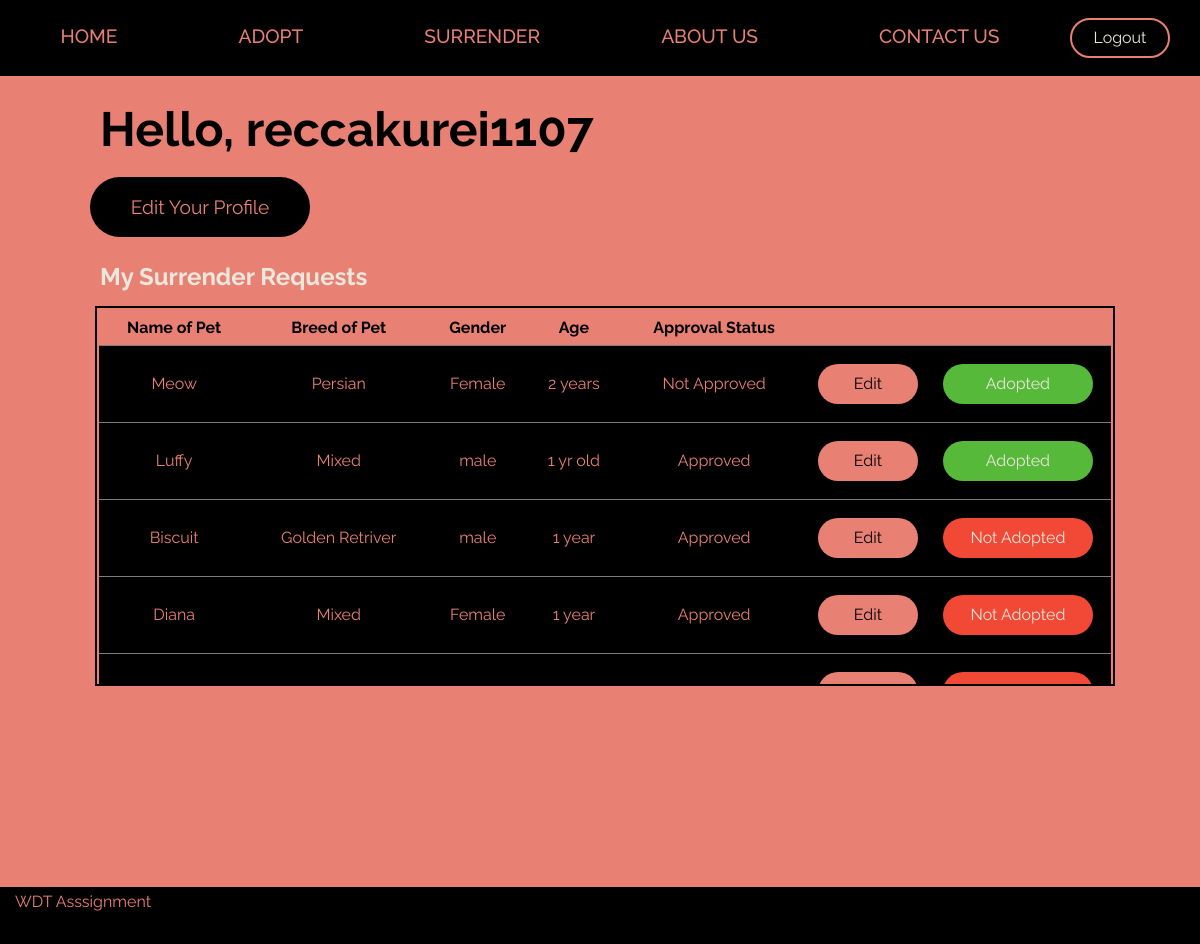
Page /surrender-profile.php (signed in) on the committed database.
### tables this page shows
CREATE TABLE IF NOT EXISTS `surrender_t` (
  `SurrenderID` int(11) NOT NULL AUTO_INCREMENT,
  `Username` varchar(255) NOT NULL,
  `Password` longtext NOT NULL,
  `PhoneNumber` varchar(15) NOT NULL,
  `Email` varchar(255) NOT NULL,
  `Gender` varchar(7) NOT NULL,
  `DateOfBirth` date NOT NULL,
  PRIMARY KEY (`SurrenderID`)
);

CREATE TABLE IF NOT EXISTS `listing_t` (
  `id` int(11) NOT NULL AUTO_INCREMENT,
  `Name` varchar(255) NOT NULL,
  `Breed` varchar(255) NOT NULL,
  `imageurl` varchar(255) NOT NULL,
  `Age` varchar(255) NOT NULL,
  `Type` varchar(255) NOT NULL,
  `Location` varchar(255) NOT NULL,
  `Description` varchar(255) NOT NULL,
  `Gender` varchar(7) NOT NULL,
  `SurrenderID` int(11) NOT NULL,
  `Status` varchar(12) NOT NULL DEFAULT 'Not Adopted',
  `Approval` varchar(15) NOT NULL DEFAULT 'Not Approved',
  PRIMARY KEY (`id`),
  KEY `SurrenderID` (`SurrenderID`)
);

### surrender-profile.php (the view, shortened to what this page needs)
<!DOCTYPE html>
<html lang="en">
<head>
    <link rel="stylesheet" href="css\surrender-style.css"/>
</head>
<body>
    <div class="topnav">
        <div class="nav">
            <a href="index.php" class="hovereffect">HOME</a>
            <a href="Homepage.php" class="hovereffect">ADOPT</a>
            <a href="SurrenderHome.php" class="hovereffect">SURRENDER</a>
            <a href="AboutUs.php" class="hovereffect">ABOUT US</a>
            <a href="ContactUs.php" class="hovereffect">CONTACT US</a>
        </div>
        <a href="surrender-logout.php"><button class="logout">Logout</button></a>
    </div>
    <div class="profile-main">
                <?php
                    include "conn.php";
                    $sql = "SELECT * FROM surrender_t WHERE SurrenderID = '".$_SESSION['surrenderId']."'";
                    $query = mysqli_query($conn, $sql);
                    $results = mysqli_fetch_assoc($query);
                ?>
        <?php
            echo ("<h1 id='greeting'>Hello, ".$results['Username']."</h1>");
            echo '<div class="button-container">
                    <button onclick="document.getElementById(&quot;open-edit-profile&quot;).style.display=&quot;block&quot;" class="profile-button">Edit Your Profile</button></a>
                </div>';
            echo '<h2>My Surrender Requests</h2>';
            $requestsSQL = "SELECT * FROM listing_t WHERE SurrenderID = '".$results['SurrenderID']."'";
            $requestsQuery = mysqli_query($conn, $requestsSQL);
            if(mysqli_num_rows($requestsQuery) > 0) {
                echo '<div class="requests-container">
                    <table class="requests">
                    <tr>
                        <th>Name of Pet</th>
                        <th>Breed of Pet</th>
                        <th>Gender</th>
                        <th>Age</th>
                        <th>Approval Status</th>
                        <th></th>
                    </tr>';
                while ($row = mysqli_fetch_assoc($requestsQuery)) {
                    echo '<tr>
                        <td>'.$row['Name'].'</td>
                        <td>'.$row['Breed'].'</td>
                        <td>'.$row['Gender'].'</td>
                        <td>'.$row['Age'].'</td>
                        <td>'.$row['Approval'].'</td>
                        <td id="td-buttons">
                        <a href="edit-pet.php?id='.$row["id"].'"><button class="requests-button">Edit</button></a>';
                        if ($row['Status'] === 'Adopted') {
                            echo'<a href="change-adoption-status-false.php?id='.$row['id'].'"><button class="requests-button status-true" id="requests-status">Adopted</button></a>
                            </td>
                            </tr>';
                        } else {
                            echo'<a href="change-adoption-status-true.php?id='.$row['id'].'"><button class="requests-button status-false" id="requests-status">Not Adopted</button></a>
                            </td>
                            </tr>';
                        }
                }
                echo '</table> </div>';
            }
        ?>
    </div>
    <div class="footer">
        <p style="margin:5px 5px 5px 15px; color: #E98074;">WDT Asssignment</p>
    </div>
</body>
</html>

### css/surrender-style.css (style rules this page uses)
* { margin: 0; padding: 0; box-sizing: border-box; font-family: "Raleway", sans-serif; overflow: hidden; }
.topnav { background-color: black; display: flex; align-items: center; min-height: 8vh; width: 100%; }
.nav { flex: 2; display: flex; justify-content: space-around; }
.nav a { color: #E98074; padding: 20px 16px; text-decoration: none; font-size: 1.2em; font-weight: 500; }
.hovereffect::after { content: ""; display: block; margin-top: 2px; width: 0; height: 2px; background: #EAE7DC; transition: width 0.3s; }
.logout { border: 0.16em solid #E98074; background-color: transparent; color: #EAE7DC; font-size: 1em; transition: all 0.2s; width: 100px; height: 40px; font-family: "Raleway", sans-serif; border-radius: 2em; margin: 10px; margin-right: 30px; }
.footer { background-color: black; min-height: 6vh; }
.profile-main { height: 86vh; background-color: #E98074; }
#greeting { color: black; font-size: 3em; margin: 25px 0px 10px 100px; }
.button-container { margin-left: 80px; }
.profile-button { border: none; background-color: black; color: #E98074; font-size: 1.2em; transition: all 0.2s; width: 220px; height: 60px; font-family: "Raleway", sans-serif; border-radius: 2em; margin: 10px 10px 10px 10px; }
.requests-container { width: 85%; height: 380px; margin: 0px 95px 25px 95px; overflow: auto; border: 2px solid black; }
.profile-main h2 { color: #EAE7DC; margin: 15px 0px 15px 100px; }
.requests { text-align: center; width: 100%; border-collapse: collapse; border: 2px solid #E98074; }
.requests th { background-color: #E98074; color: black; }
.requests td { background-color: black; color: #E98074; }
.requests th, .requests td { padding: 8px; }
.requests tr { border-bottom: 1px solid #7e7d7d; }
.requests-button { border: none; background-color:#E98074; color: black; font-size: 1em; transition: all 0.2s; width: 100px; height: 40px; font-family: "Raleway", sans-serif; border-radius: 2em; margin: 10px 5px; }
#td-buttons { padding-left: 0px; width: 30%; }
#requests-status { margin-left: 20px; width: 150px; color: #EAE7DC; }
.status-true { background-color: #57b939; }
.status-false { background-color: #f14936; }

### rows in the picture
surrender_t: Username "reccakurei1107"
listing_t: Name "Meow", Breed "Persian", Gender "Female", Age "2 years", Approval "Not Approved"
listing_t: Name "Luffy", Breed "Mixed", Gender "male", Age "1 yr old", Approval "Approved"
listing_t: Name "Biscuit", Breed "Golden Retriver", Gender "male", Age "1 year", Approval "Approved"
listing_t: Name "Diana", Breed "Mixed", Gender "Female", Age "1 year", Approval "Approved"
